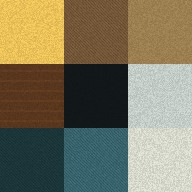
#> input picture unity/MahasiswaSim3D/Assets/_Game/Models/Resources/Kamar/warna.jpg, 192 x 192 px, found by its file name
$ python siapkan_tanah_unity.py
#> lines starting #> are read from the running program, lines starting #| are printed output that depends on the picture
"""Rakit set PBR tanah kampung dari tiga permukaan CC0."""
from pathlib import Path
import random

from PIL import Image, ImageOps

ROOT=Path(__file__).resolve().parents[2]
POLY=ROOT/"unity/MahasiswaSim3D/Assets/_Game/Pihak3/PolyHaven"
SRC=POLY/"Katalog/Tekstur"
OUT=POLY/"Resources/Bahan/tanah_kampung"
UKURAN=1024

def noise(frekuensi, seed):
#> called with frekuensi = 14, seed = 8103
    rng=random.Random(seed)
    bagian=Image.new("L",(frekuensi,frekuensi))
    bagian.putdata([rng.randrange(256) for _ in range(frekuensi**2)])
    bidang=Image.new("L",(frekuensi*2,frekuensi*2))
#> bidang: PIL image 28x28 L; every value is 0
    bidang.paste(bagian,(0,0))
    bidang.paste(ImageOps.mirror(bagian),(frekuensi,0))
    bidang.paste(ImageOps.flip(bagian),(0,frekuensi))
    bidang.paste(ImageOps.flip(ImageOps.mirror(bagian)),(frekuensi,frekuensi))
    return bidang.resize((UKURAN,UKURAN),Image.Resampling.BICUBIC)
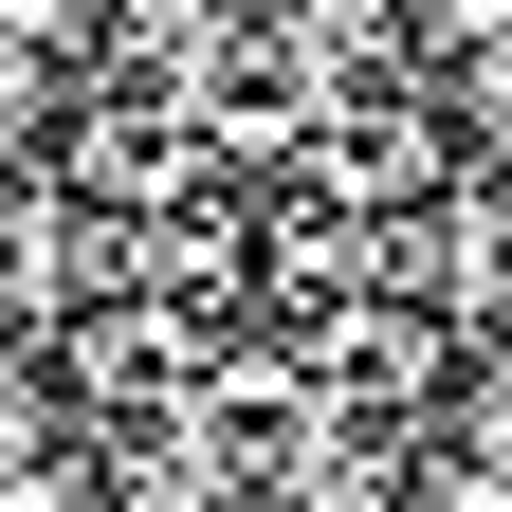
#> returned value: PIL image 1024x1024 L (shown at 1/2 size); min 0, max 255, mean 135.1

def baca(nama, png):
    with Image.open(SRC/nama/png) as img:
        format="RGBA" if png.endswith(".png") else "RGB"
        return img.convert(format).resize((UKURAN,UKURAN),Image.Resampling.LANCZOS)

def main():
    lapis=noise(14,8103).point(lambda v:max(0,min(142,round((v-93)*1.28))))
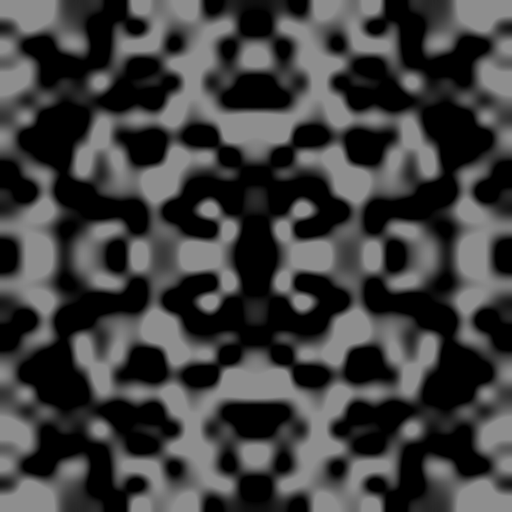
#> lapis: PIL image 1024x1024 L (shown at 1/2 size); min 0, max 142, mean 62.4
    tanah=noise(7,8105).point(lambda v:max(0,min(166,round((14-abs(v-126))*12.0))))
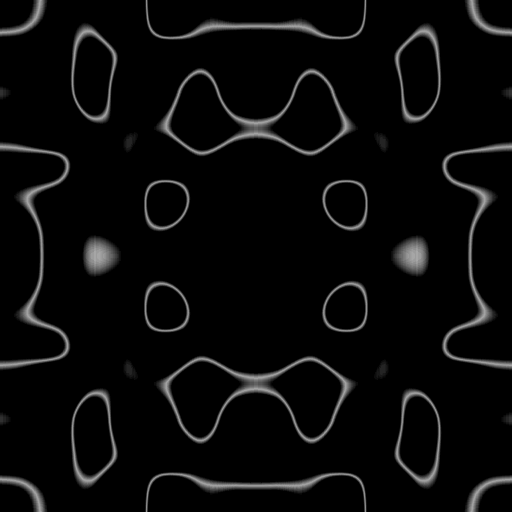
#> tanah: PIL image 1024x1024 L (shown at 1/2 size); min 0, max 166, mean 9.9
    OUT.mkdir(parents=True,exist_ok=True)
    for nama in ("warna.jpg","normal.jpg","pbr.png"):
        hijau=baca("grass_ground",nama)
#> in baca, img is the input picture: PIL image 192x192 RGB; mean R, G, B 123.1, 117.6, 94.4
        tipis=baca("sparse_grass",nama)
        kering=baca("red_dirt_mud_01",nama)
        if nama == "warna.jpg":
            merah, daun, biru = hijau.split()
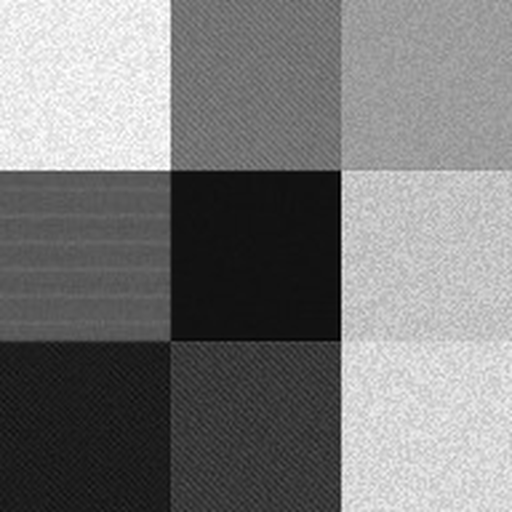
#> merah: PIL image 1024x1024 L (shown at 1/2 size); min 0, max 255, mean 123.1
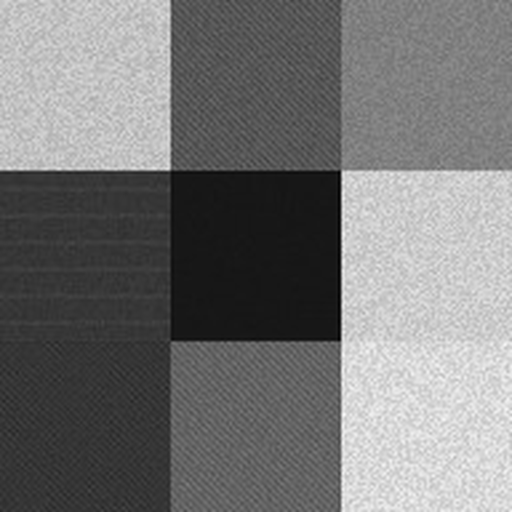
#> daun: PIL image 1024x1024 L (shown at 1/2 size); min 0, max 254, mean 117.6
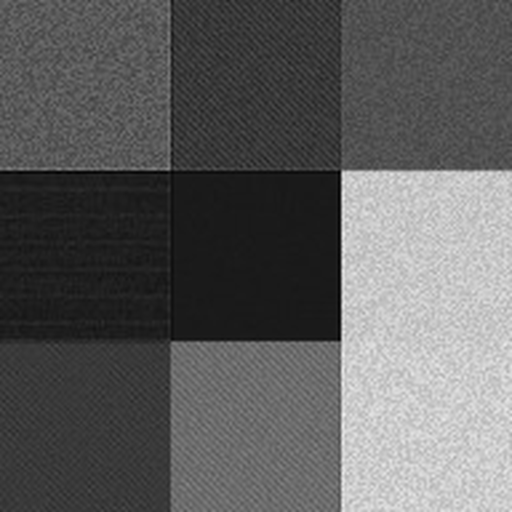
#> biru: PIL image 1024x1024 L (shown at 1/2 size); min 0, max 244, mean 94.4
            hijau = Image.merge("RGB", (merah.point(lambda v: v*.76),
                daun.point(lambda v: min(255, v*1.22)), biru.point(lambda v: v*.83)))
        hasil=Image.composite(kering,Image.composite(tipis,hijau,lapis),tanah)
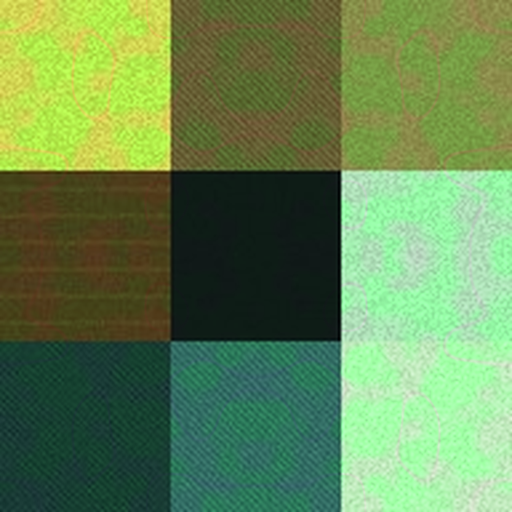
#> hasil: PIL image 1024x1024 RGB (shown at 1/2 size); mean R, G, B 101.6, 135.3, 82.8
        if nama.endswith(".jpg"):
            hasil.save(OUT/nama,quality=89,optimize=True)
        else:
            hasil.save(OUT/nama,optimize=True)

if __name__=="__main__":
    main()
